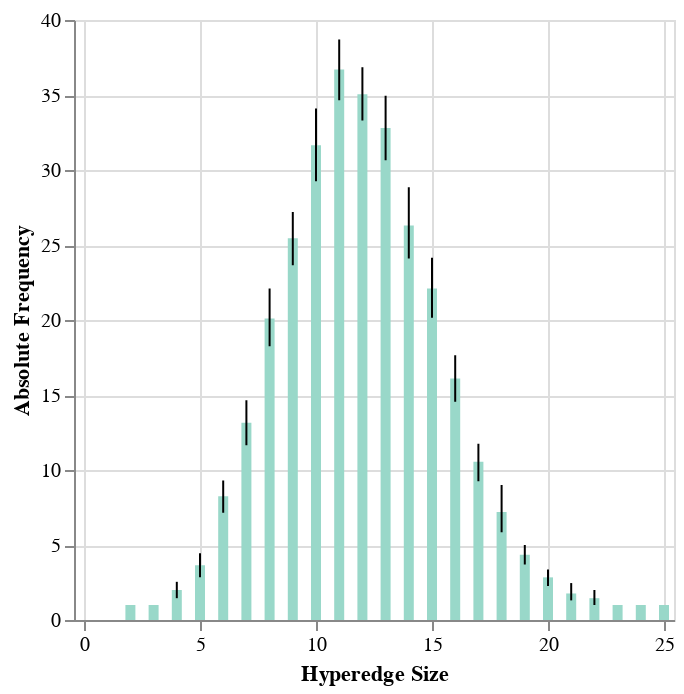

Here is the notebook cell this chart was saved with:
### Code cell
bars + error

### Figure 1 — Vega-Lite specification as saved in the notebook (floating-point values rounded to 4 significant figures; data arrays with more than 128 entries replaced by an {"elided": "..."} marker saying what was removed)
{"config": {"view": {"continuousWidth": 300, "continuousHeight": 300}}, "layer": [{"mark": {"type": "bar", "color": "#99d8c9"}, "encoding": {"x": {"field": "hsize", "scale": {"domain": [0, 25]}, "title": "Hyperedge Size", "type": "quantitative"}, "y": {"aggregate": "mean", "field": "count", "type": "quantitative"}}}, {"mark": {"type": "errorbar", "extent": "ci", "rule": true}, "encoding": {"x": {"field": "hsize", "scale": {"domain": [0, 25]}, "type": "quantitative"}, "y": {"field": "count", "scale": {"zero": false}, "title": "Absolute Frequency", "type": "quantitative"}}}], "data": {"name": "data-12930ba2b90056fa4817dcef068533d0"}, "$schema": "https://vega.github.io/schema/vega-lite/v5.15.1.json", "datasets": {"data-12930ba2b90056fa4817dcef068533d0": {"elided": "371 records"}}}
